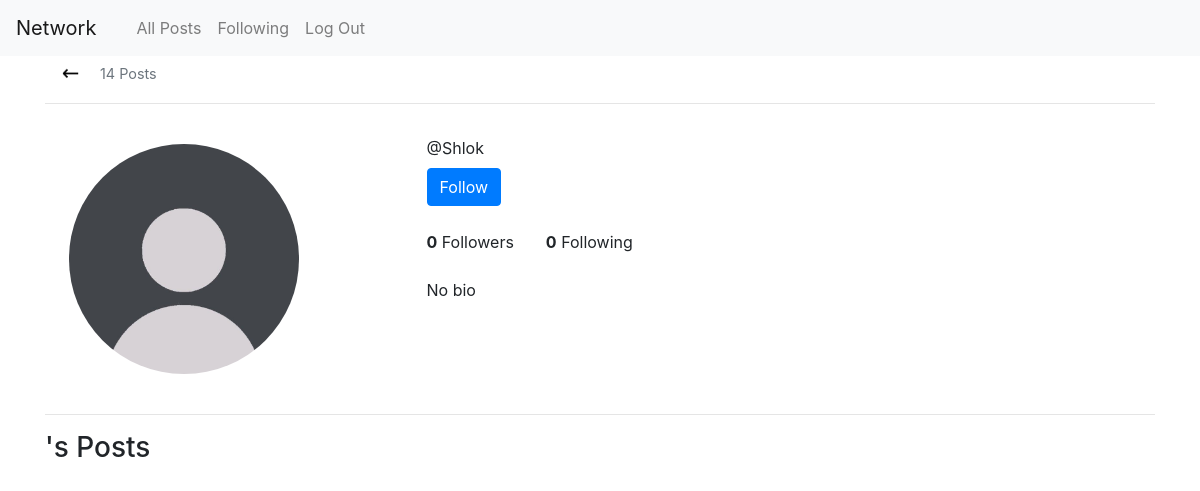
The app's page /profile/Shlok, older data.
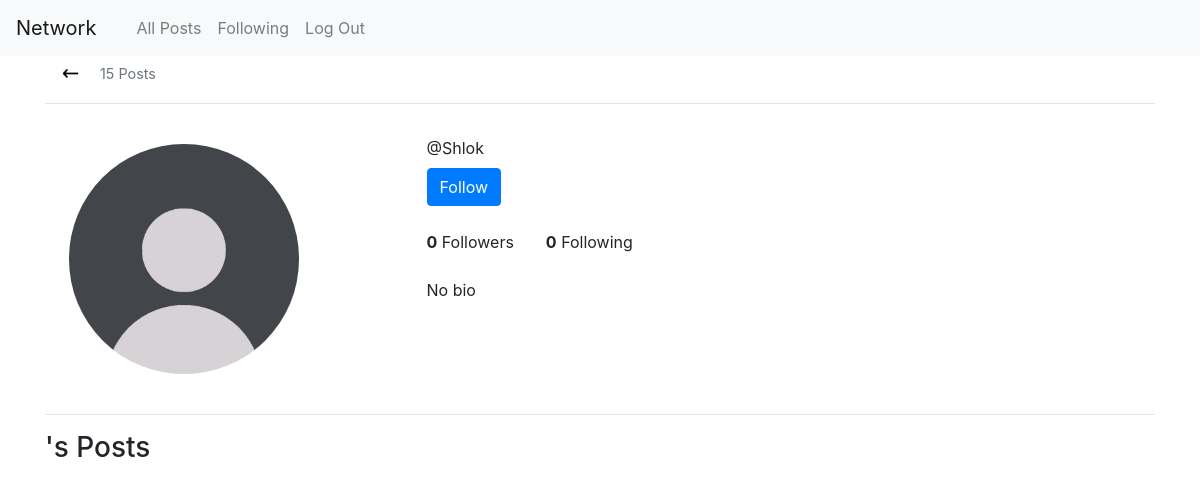
The same page, newer data.
### network/models.py (models this page shows, shortened)
class User(AbstractUser):
    profile_picture = models.ImageField(upload_to='profile_pics/', default='default.jpg', blank=True)
    bio = models.TextField(blank=True)
    following = models.ManyToManyField('self', symmetrical=False, related_name='followers', blank=True)
    followers_count = models.PositiveIntegerField(default=0)

### network/views.py (the view)
# urls.py: path("profile/<str:username>", views.profile, name="profile"),
def profile(request, username):
    if request.method == 'POST':
        form = ProfileForm(request.POST, request.FILES, instance=request.user)
        if form.is_valid():
            form.save()
    else:
        try:
            data = User.objects.get(username=username)
            return render(request, 'network/profile.html', {
                'form': ProfileForm(instance=data),
                'user': data
            })
        except User.DoesNotExist:
            return JsonResponse({"error": "User not found."}, status=404)

### network/templates/network/profile.html (shortened to what this page needs)
{% extends "network/layout.html" %}
{% load static %}
{% block body %}
<div class="container">
    <div class="d-flex align-items-center m-1">
        <a href="{% url 'index' %}" class="me-2">
            <img class="pl-2 mr-3" style="width: 35px;" src="{% static 'network/assets/icons/back.png' %}" alt="Back">
        </a>
        <div class="d-flex flex-column">
            <div class="text-muted" style="font-size: 0.9rem;">{{user.posts.count}} Posts</div>
        </div>
    </div>
    <hr>
    <div class="d-flex flex-row mb-2 w-100 h-50">
       <img src="{% static 'network/assets/user.jpeg' %}" class="rounded-circle w-25 p-4 mr-5 float-start " alt="...">
       <div class="d-flex flex-column ml-5 mt-3 pl-2 w-100">
            <div class="mb-2">@{{user.username}}</div>
            <div class="follow-btn mb-4">
                {% if request.user != user %}
                    {% if request.user not in user.following.all %}
                <button class="btn btn-primary" id="follow" type="button">Follow</button>
                    {% else %}
                <button class="btn btn-outline-primary" id="unfollow" type="button">Following</button>
                    {% endif %}
                {% endif %}
            </div>
            <div class="d-flex flex-row mb-4">
                <div class="pr-3 mr-3"><b>{{user.followers_count}}</b> Followers </div>
                <div class="pr-3 mr-3"><b>{{user.following.count}}</b> Following </div>
            </div>
            <div class="mb-2 flex-grow-1">
                {{user.bio|default:"No bio" }}
            </div>
        </div>
    </div>
    <hr>
    <h3>{{user.first_name}}'s Posts</h3>
</div>
{% endblock %}

Row changes from the older to the newer data that the page shows:
changed User "Shlok": posts.count "14" → "15"
